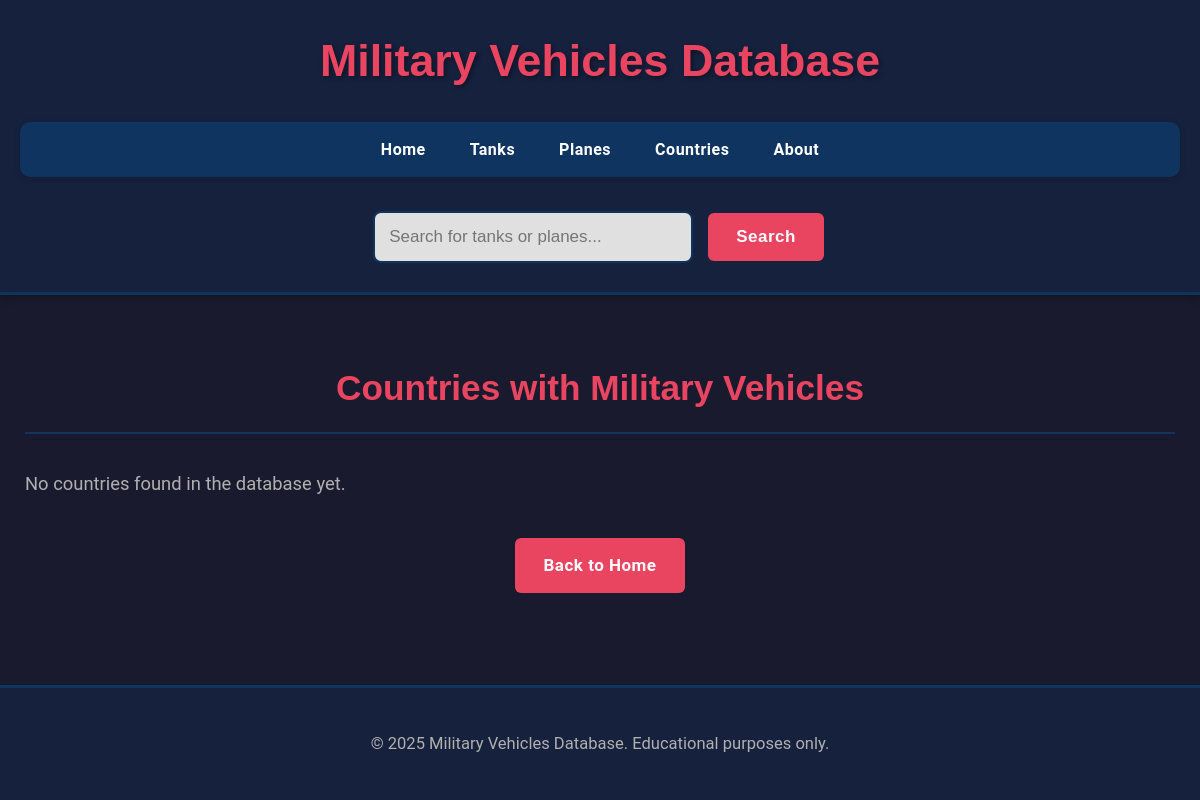
Page /countries on the earlier database version.
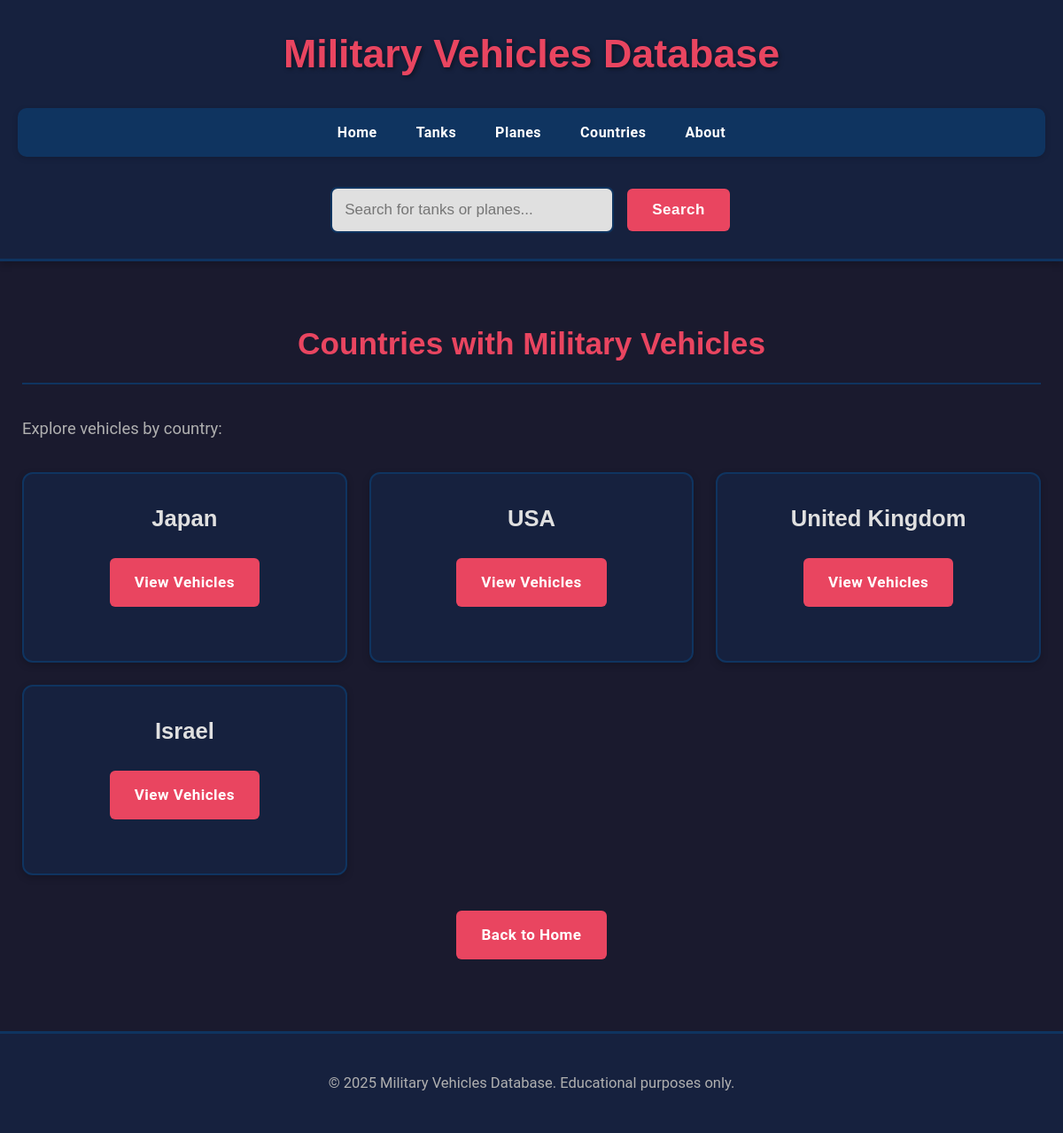
Same page on the later database version.
### app/models.py (models this page shows, shortened)
class Country(db.Model):
    __tablename__ = 'country'
    id = db.Column(db.Integer, primary_key=True)
    name = db.Column(db.String(100), nullable=False, unique=True)

### app/routes.py (the view)
@app.route('/countries')
def countries_list():
    countries = Country.query.all()
    return render_template('countries.html', countries=countries)

### app/templates/countries.html (shortened to what this page needs)
<!DOCTYPE html>
{% extends "layout.html" %}
{% block content %}
<h2>Countries with Military Vehicles</h2>
{% if countries %}
    <p>Explore vehicles by country:</p>
    <div class="tables-grid">
        {% for country in countries %}
            <div class="table-card">
                <h3>{{ country.name }}</h3>
                <p><a href="{{ url_for('vehicles_by_country', country_id=country.id) }}" class="menu-button">View Vehicles</a></p>
            </div>
        {% endfor %}
    </div>
{% else %}
    <p>No countries found in the database yet.</p>
{% endif %}
<div class="navigation-buttons">
    <a href="{{ url_for('homepage') }}" class="menu-button">Back to Home</a>
</div>
{% endblock %}

Differences in the rows shown:
added Country: name "Japan"
added Country: name "USA"
added Country: name "United Kingdom"
added Country: name "Israel"
Other differences:
text no longer shown: "No countries found in the database yet."
text now shown: "Explore vehicles by country:"
